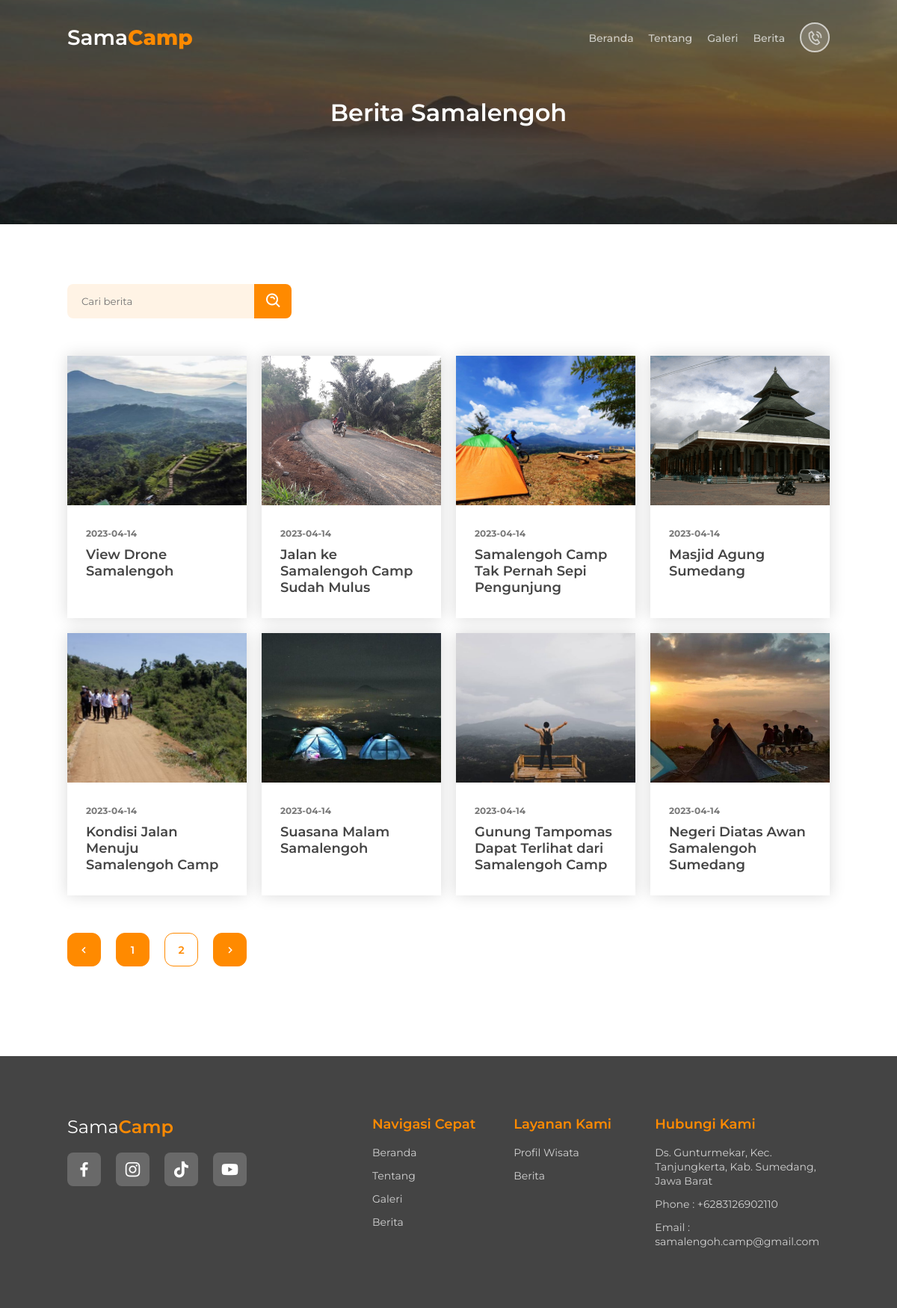
The app's page /public/search.php with its own data.
### tables this page shows
CREATE TABLE `article` (
  `id_article` int(11) NOT NULL,
  `title` text NOT NULL,
  `description` text NOT NULL,
  `image` text NOT NULL,
  `img_src` varchar(111) NOT NULL,
  `date` date NOT NULL,
  `writer_name` text NOT NULL,
  `keyword` text NOT NULL,
  `slug` varchar(1111) NOT NULL
);

### public/search.php (the view, shortened to what this page needs)
<?php
include '../admin/core/conn.php';
$perPage = 8;
$page = isset($_GET["page"]) ? (int)$_GET["page"] : 1;
$start = ($page > 1) ? ($page * $perPage) - $perPage : 0;
if (isset($_GET['q'])) {
    $q = $_GET['q'];
    $show = mysqli_query($conn, "SELECT * FROM article WHERE title LIKE '%" . $q . "%' ORDER BY id_article  DESC LIMIT $start, $perPage");
    $all = mysqli_query($conn, "SELECT * FROM article  WHERE title LIKE '%" . $q . "%'");
} else {
    $show = mysqli_query($conn, "SELECT * FROM article ORDER BY id_article DESC LIMIT $start, $perPage");
    $all = mysqli_query($conn, "SELECT * FROM article");
}
$total = mysqli_num_rows($all);
$pages = ceil($total / $perPage);
$jumlahLink = 2;
$start_num = $page;
if ($page < ($pages - $jumlahLink)) {
    $end_num = $page + $jumlahLink;
} else {
    $end_num = $pages;
}
?>
<!DOCTYPE html>
<html lang="en">
<head>
    <link rel="stylesheet" href="../assets/css/style.css">
    <link href='https://unpkg.com/boxicons@2.1.4/css/boxicons.min.css' rel='stylesheet'>
</head>
<body>
    <div class="wrapper">
        <header class="page-header">
            <img class="bg-banner" src="../assets/img/12-1-Agrowisata-Kampung-Nangorak-By-www.nangorakcamp.com_.jpg" alt="">
            <nav class="navbar">
                <div class="container">
                    <div class="logo">
                        Sama<span class="text-primary">Camp</span>
                    </div>
                    <ul class="nav-menu">
                        <li><a href="">Beranda</a></li>
                        <li><a href="">Tentang</a></li>
                        <li><a href="">Galeri</a></li>
                        <li><a href="">Berita</a></li>
                        <li><a href="" class="icon-box"><i class='bx bx-phone-call'></i></a></li>
                    </ul>
                </div>
            </nav>
            <div class="header-content">
                <div class="header-title">
                    <h2>Berita Samalengoh</h2>
                </div>
            </div>
        </header>
        <section>
            <div class="container">
                <form class="search-box" action="search.php" method="GET">
                    <div class="form-group">
                        <input value="<?= $_GET['q'] ?? '' ?>" type="search" name="q" class="form-control" placeholder="Cari berita">
                        <input type="submit" class="btn-search" value="">
                    </div>
                </form>
                <div class="news-page-wrapper">
                    <?php if ($total === 0) : ?>
                        <div class="null-alert">
                            <div class="img-box">
                                <img src="../assets/icon/not-found.gif" alt="">
                            </div>
                            <h2>Tidak ada berita dengan keyword <span>"<?= $_GET['q'] ?? '' ?>"</span></h2>
                        </div>
                    <?php else : ?>
                        <?php
                        while ($data = mysqli_fetch_assoc($show)) :
                        ?>
                            <div class="news-card">
                                <div class="img">
                                    <a href="artikel/<?= $data['id_article'] ?>/<?= $data['slug'] ?>" class="news-link"></a>
                                    <img src="../assets/img/<?= $data['image'] ?>">
                                </div>
                                <div class="desc">
                                    <h6><?= $data['date'] ?></h6>
                                    <a href="artikel/<?= $data['id_article'] ?>/<?= $data['slug'] ?>" class="title_link">
                                        <h4><?= $data['title'] ?></h4>
                                    </a>
                                </div>
                            </div>
                        <?php endwhile; ?>
                    <?php endif; ?>
                </div>
                <div class="pagination">
                    <div class="btn_control back">
                        <i class="bx bx-chevron-left"></i>
                    </div>
                    <?php for ($i = $start_num; $i <= $end_num; $i++) : ?>
                        <?php if ($i == $page) : ?>
                            <div class="page active"><a href="?page=<?php echo $i ?>"><?php echo $i ?></a></div>
                        <?php else : ?>
                            <div class="page"><a href="?page=<?php echo $i ?>"><?php echo $i ?></a></div>
                        <?php endif; ?>
                    <?php endfor; ?>
                    <div class="btn_control next">
                        <i class="bx bx-chevron-right"></i>
                        <?php if ($page < $pages) : ?>
                            <a href="?page=<?= $page + 1 ?>"></a>
                        <?php endif; ?>
                    </div>
                </div>
            </div>
        </section>
        <footer>
            <div class="container">
                <div class="footer-wrapper">
                    <div class="col-1">
                        <div class="logo">
                            Sama<span class="text-primary">Camp</span>
                        </div>
                        <div class="icon-group">
                            <div class="icon"><i class='bx bxl-facebook'></i></div>
                            <div class="icon"><i class='bx bxl-instagram'></i></div>
                            <div class="icon"><i class='bx bxl-tiktok'></i></div>
                            <div class="icon"><i class='bx bxl-youtube'></i></div>
                        </div>
                    </div>
                    <div class="col-2">
                        <ul>
                            <li class="nav-title">Navigasi Cepat</li>
                            <li><a href="">Beranda</a></li>
                            <li><a href="">Tentang</a></li>
                            <li><a href="">Galeri</a></li>
                            <li><a href="">Berita</a></li>
                        </ul>
                        <ul>
                            <li class="nav-title">Layanan Kami</li>
                            <li><a href="">Profil Wisata</a></li>
                            <li><a href="">Berita</a></li>
                        </ul>
                        <ul>
                            <li class="nav-title">Hubungi Kami</li>
                            <li><a href="">Ds. Gunturmekar, Kec. Tanjungkerta, Kab. Sumedang, Jawa Barat</a></li>
                            <li><a href="">Phone : +6283126902110</a></li>
                            <li><a href="">Email : samalengoh.camp@gmail.com</a></li>
                        </ul>
                    </div>
                </div>
            </div>
        </footer>
    </div>
</body>
</html>

### records on screen
article: image (picture), date "2023-04-14", title "View Drone Samalengoh"
article: image (picture), date "2023-04-14", title "Jalan ke Samalengoh Camp Sudah Mulus"
article: image (picture), date "2023-04-14", title "Samalengoh Camp Tak Pernah Sepi Pengunjung"
article: image (picture), date "2023-04-14", title "Masjid Agung Sumedang"
article: image (picture), date "2023-04-14", title "Kondisi Jalan Menuju Samalengoh Camp"
article: image (picture), date "2023-04-14", title "Suasana Malam Samalengoh"
article: image (picture), date "2023-04-14", title "Gunung Tampomas Dapat Terlihat dari Samalengoh Camp"
article: image (picture), date "2023-04-14", title "Negeri Diatas Awan Samalengoh Sumedang"
